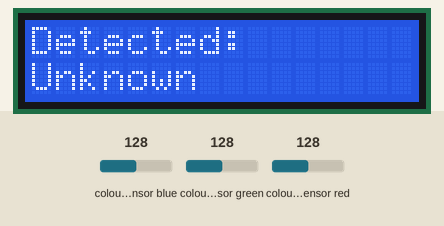
A sketch run on a simulated Arduino Uno, built with avr-gcc and run on an emulated ATmega328P. Shown: 16×2 character LCD. Wiring (inferred from the names in the program): TCS3200 colour sensor: output pin 8; S2 pin 6; S3 pin 7; S0 pin 4; S1 pin 5. The test bench sets the inputs (shaded band); at power-on: colour sensor blue 128, colour sensor green 128, colour sensor red 128.

Above: at 1.2 s.
1.3 s: colour sensor blue set to 5
At 4.2 s:
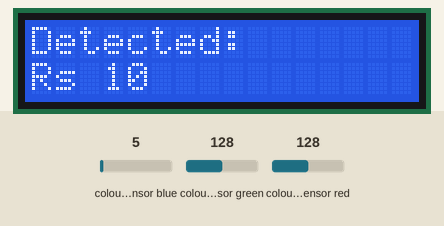
4.3 s: colour sensor green set to 5
At 6.9 s:
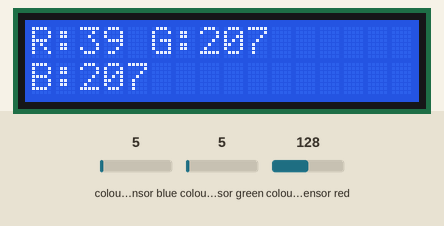
7.3 s: colour sensor blue set to 64
At 9.9 s:
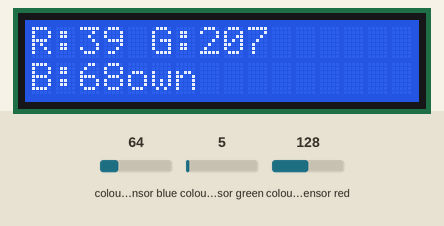
10.3 s: colour sensor red set to 5
At 13.8 s:
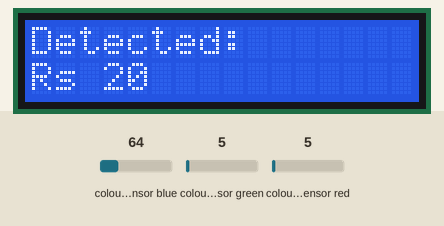
Timing chart, 0 to 14.3 s (numbered marks = the images above; inputs shaded):
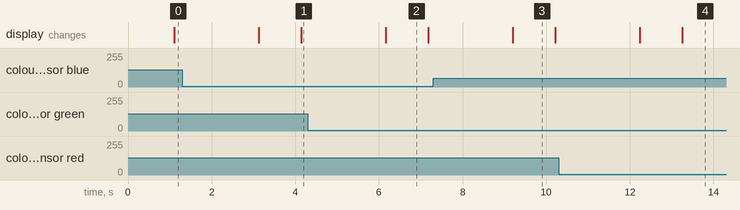

Measured:
- after the input at 1.3 s, the display: first changes after 1.8 s (image 1 shows a later state)
- after the input at 4.3 s, the display: changes after 1.9 s (image 2)
- after the input at 7.3 s, the display: changes after 1.9 s (image 3)
- after the input at 10.3 s, the display: first changes after 1.9 s (image 4 shows a later state)
- what the display in image 2 shows lasts 1.0 s, from 6.2 s to 7.2 s

The sketch:

Currency_detection.ino
```cpp
#include <Wire.h>
#include <LiquidCrystal_I2C.h>

LiquidCrystal_I2C lcd(0x27, 16, 2);

// Color sensor pins
#define S0 4
#define S1 5
#define S2 6
#define S3 7
#define sensorOut 8

int red, green, blue;

void setup() {
  pinMode(S0, OUTPUT);
  pinMode(S1, OUTPUT);
  pinMode(S2, OUTPUT);
  pinMode(S3, OUTPUT);
  pinMode(sensorOut, INPUT);

  // Set frequency scaling to 20%
  digitalWrite(S0, HIGH);
  digitalWrite(S1, LOW);

  lcd.init();
  lcd.backlight();

  lcd.setCursor(0,0);
  lcd.print("Place Note...");
}

void loop() {

  red = getRed();
  green = getGreen();
  blue = getBlue();

  // 👉 Show RGB values (for debugging)
  lcd.setCursor(0,0);
  lcd.print("R:");
  lcd.print(red);
  lcd.print(" G:");
  lcd.print(green);

  lcd.setCursor(0,1);
  lcd.print("B:");
  lcd.print(blue);
  delay(1000);

  // 👉 Detect currency
  String result = detectCurrency(red, green, blue);

  // 👉 Show detected value
  lcd.clear();
  lcd.setCursor(0,0);
  lcd.print("Detected:");
  lcd.setCursor(0,1);
  lcd.print(result);

  delay(2000);
}

// -------- Color Reading Functions --------

int getRed() {
  digitalWrite(S2, LOW);
  digitalWrite(S3, LOW);
  return pulseIn(sensorOut, LOW);
}

int getGreen() {
  digitalWrite(S2, HIGH);
  digitalWrite(S3, HIGH);
  return pulseIn(sensorOut, LOW);
}

int getBlue() {
  digitalWrite(S2, LOW);
  digitalWrite(S3, HIGH);
  return pulseIn(sensorOut, LOW);
}

// -------- Currency Detection Logic --------

String detectCurrency(int r, int g, int b) {

  // ⚠️ These values are EXAMPLES → you MUST calibrate

  if (r < 80 && g < 90 && b > 100) {
    return "Rs 10";
  }
  else if (r > 100 && g > 120 && b < 80) {
    return "Rs 20";
  }
  else if (r > 90 && g < 80 && b < 70) {
    return "Rs 50";
  }
  else if (r > 120 && g > 100 && b > 100) {
    return "Rs 100";
  }
  else if (r < 70 && g > 90 && b < 60) {
    return "Rs 500";
  }
  else {
    return "Unknown";
  }
}
```
